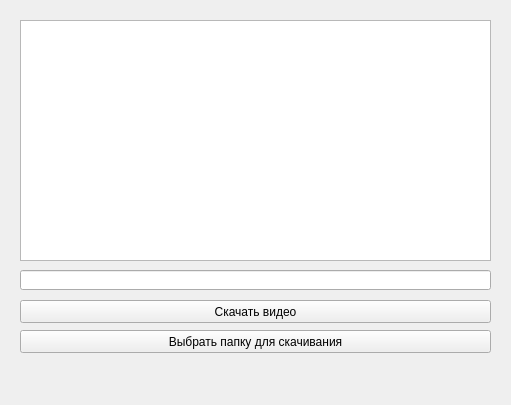
<?xml version="1.0" encoding="UTF-8"?>
<ui version="4.0">
 <class>MainWindow</class>
 <widget class="QMainWindow" name="MainWindow">
  <property name="geometry">
   <rect>
    <x>0</x>
    <y>0</y>
    <width>511</width>
    <height>405</height>
   </rect>
  </property>
  <property name="windowTitle">
   <string>MainWindow</string>
  </property>
  <widget class="QWidget" name="centralwidget">
   <widget class="QLineEdit" name="lineEdit">
    <property name="geometry">
     <rect>
      <x>20</x>
      <y>270</y>
      <width>471</width>
      <height>20</height>
     </rect>
    </property>
   </widget>
   <widget class="QPlainTextEdit" name="plainTextEdit">
    <property name="geometry">
     <rect>
      <x>20</x>
      <y>20</y>
      <width>471</width>
      <height>241</height>
     </rect>
    </property>
   </widget>
   <widget class="QPushButton" name="pushButton">
    <property name="geometry">
     <rect>
      <x>20</x>
      <y>330</y>
      <width>471</width>
      <height>23</height>
     </rect>
    </property>
    <property name="text">
     <string>Выбрать папку для скачивания</string>
    </property>
   </widget>
   <widget class="QPushButton" name="pushButton_2">
    <property name="geometry">
     <rect>
      <x>20</x>
      <y>300</y>
      <width>471</width>
      <height>23</height>
     </rect>
    </property>
    <property name="text">
     <string>Скачать видео</string>
    </property>
   </widget>
  </widget>
 </widget>
 <resources/>
 <connections/>
</ui>
